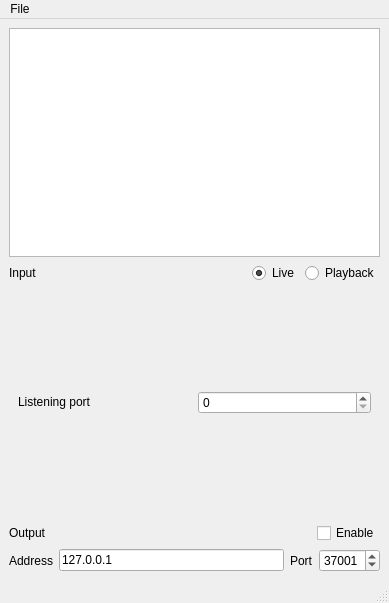
<?xml version="1.0" encoding="UTF-8"?>
<ui version="4.0">
 <class>MainWindow</class>
 <widget class="QMainWindow" name="MainWindow">
  <property name="geometry">
   <rect>
    <x>0</x>
    <y>0</y>
    <width>389</width>
    <height>603</height>
   </rect>
  </property>
  <property name="windowTitle">
   <string>OSC Console</string>
  </property>
  <widget class="QWidget" name="centralwidget">
   <layout class="QVBoxLayout" name="verticalLayout">
    <item>
     <widget class="QPlainTextEdit" name="console">
      <property name="lineWrapMode">
       <enum>QPlainTextEdit::NoWrap</enum>
      </property>
      <property name="readOnly">
       <bool>true</bool>
      </property>
      <property name="maximumBlockCount">
       <number>1000</number>
      </property>
     </widget>
    </item>
    <item>
     <layout class="QHBoxLayout" name="horizontalLayout_3">
      <item>
       <widget class="QLabel" name="inputLabel">
        <property name="text">
         <string>Input</string>
        </property>
       </widget>
      </item>
      <item>
       <spacer name="horizontalSpacer_5">
        <property name="orientation">
         <enum>Qt::Horizontal</enum>
        </property>
        <property name="sizeHint" stdset="0">
         <size>
          <width>17</width>
          <height>17</height>
         </size>
        </property>
       </spacer>
      </item>
      <item>
       <widget class="QRadioButton" name="liveRadio">
        <property name="text">
         <string>Live</string>
        </property>
        <property name="checked">
         <bool>true</bool>
        </property>
        <attribute name="buttonGroup">
         <string notr="true">liveOrPlaybackButtonGroup</string>
        </attribute>
       </widget>
      </item>
      <item>
       <widget class="QRadioButton" name="playbackRadio">
        <property name="text">
         <string>Playback</string>
        </property>
        <attribute name="buttonGroup">
         <string notr="true">liveOrPlaybackButtonGroup</string>
        </attribute>
       </widget>
      </item>
     </layout>
    </item>
    <item>
     <widget class="QStackedWidget" name="liveOrPlaybackPages">
      <property name="sizePolicy">
       <sizepolicy hsizetype="MinimumExpanding" vsizetype="Expanding">
        <horstretch>0</horstretch>
        <verstretch>0</verstretch>
       </sizepolicy>
      </property>
      <property name="currentIndex">
       <number>0</number>
      </property>
      <widget class="QWidget" name="livePage">
       <property name="sizePolicy">
        <sizepolicy hsizetype="Preferred" vsizetype="Fixed">
         <horstretch>0</horstretch>
         <verstretch>0</verstretch>
        </sizepolicy>
       </property>
       <layout class="QGridLayout" name="gridLayout_2">
        <item row="0" column="1">
         <widget class="QLabel" name="listeningPortLabel">
          <property name="sizePolicy">
           <sizepolicy hsizetype="Preferred" vsizetype="Fixed">
            <horstretch>0</horstretch>
            <verstretch>0</verstretch>
           </sizepolicy>
          </property>
          <property name="text">
           <string>Listening port</string>
          </property>
         </widget>
        </item>
        <item row="0" column="2">
         <widget class="QSpinBox" name="listeningPortInput">
          <property name="minimumSize">
           <size>
            <width>100</width>
            <height>0</height>
           </size>
          </property>
          <property name="keyboardTracking">
           <bool>false</bool>
          </property>
          <property name="maximum">
           <number>65535</number>
          </property>
         </widget>
        </item>
       </layout>
      </widget>
      <widget class="QWidget" name="playbackPage">
       <property name="sizePolicy">
        <sizepolicy hsizetype="Preferred" vsizetype="Fixed">
         <horstretch>0</horstretch>
         <verstretch>0</verstretch>
        </sizepolicy>
       </property>
       <layout class="QGridLayout" name="gridLayout">
        <item row="5" column="0">
         <widget class="QLabel" name="startTimeLabel">
          <property name="sizePolicy">
           <sizepolicy hsizetype="Preferred" vsizetype="Fixed">
            <horstretch>0</horstretch>
            <verstretch>0</verstretch>
           </sizepolicy>
          </property>
          <property name="text">
           <string>Start time</string>
          </property>
          <property name="buddy">
           <cstring>startTimeInput</cstring>
          </property>
         </widget>
        </item>
        <item row="6" column="1" colspan="2">
         <widget class="QTimeEdit" name="endTimeInput"/>
        </item>
        <item row="5" column="5">
         <spacer name="horizontalSpacer">
          <property name="orientation">
           <enum>Qt::Horizontal</enum>
          </property>
          <property name="sizeHint" stdset="0">
           <size>
            <width>45</width>
            <height>20</height>
           </size>
          </property>
         </spacer>
        </item>
        <item row="6" column="0">
         <widget class="QLabel" name="endTimeLabel">
          <property name="sizePolicy">
           <sizepolicy hsizetype="Preferred" vsizetype="Fixed">
            <horstretch>0</horstretch>
            <verstretch>0</verstretch>
           </sizepolicy>
          </property>
          <property name="text">
           <string>End time</string>
          </property>
          <property name="buddy">
           <cstring>endTimeInput</cstring>
          </property>
         </widget>
        </item>
        <item row="5" column="3" colspan="2">
         <widget class="QPushButton" name="startTimeResetButton">
          <property name="text">
           <string>Reset</string>
          </property>
         </widget>
        </item>
        <item row="6" column="3" colspan="2">
         <widget class="QPushButton" name="endTimeResetButton">
          <property name="text">
           <string>Reset</string>
          </property>
         </widget>
        </item>
        <item row="6" column="5">
         <spacer name="horizontalSpacer_2">
          <property name="orientation">
           <enum>Qt::Horizontal</enum>
          </property>
          <property name="sizeHint" stdset="0">
           <size>
            <width>45</width>
            <height>20</height>
           </size>
          </property>
         </spacer>
        </item>
        <item row="5" column="1" colspan="2">
         <widget class="QTimeEdit" name="startTimeInput"/>
        </item>
        <item row="3" column="0">
         <widget class="QLabel" name="playbackTimeLabel">
          <property name="sizePolicy">
           <sizepolicy hsizetype="Preferred" vsizetype="Fixed">
            <horstretch>0</horstretch>
            <verstretch>0</verstretch>
           </sizepolicy>
          </property>
          <property name="text">
           <string>Playback time</string>
          </property>
          <property name="buddy">
           <cstring>playbackTimeInput</cstring>
          </property>
         </widget>
        </item>
        <item row="3" column="1" colspan="2">
         <widget class="QTimeEdit" name="playbackTimeInput"/>
        </item>
        <item row="1" column="0" colspan="6">
         <widget class="QWidget" name="widget" native="true">
          <property name="sizePolicy">
           <sizepolicy hsizetype="Preferred" vsizetype="Fixed">
            <horstretch>0</horstretch>
            <verstretch>0</verstretch>
           </sizepolicy>
          </property>
          <layout class="QHBoxLayout" name="horizontalLayout">
           <property name="sizeConstraint">
            <enum>QLayout::SetDefaultConstraint</enum>
           </property>
           <item>
            <spacer name="horizontalSpacer_3">
             <property name="orientation">
              <enum>Qt::Horizontal</enum>
             </property>
             <property name="sizeHint" stdset="0">
              <size>
               <width>40</width>
               <height>20</height>
              </size>
             </property>
            </spacer>
           </item>
           <item>
            <widget class="QPushButton" name="playOrPauseButton">
             <property name="text">
              <string>Play (Space)</string>
             </property>
            </widget>
           </item>
           <item>
            <widget class="QPushButton" name="stopButton">
             <property name="text">
              <string>Stop (Esc)</string>
             </property>
            </widget>
           </item>
           <item>
            <spacer name="horizontalSpacer_4">
             <property name="orientation">
              <enum>Qt::Horizontal</enum>
             </property>
             <property name="sizeHint" stdset="0">
              <size>
               <width>40</width>
               <height>20</height>
              </size>
             </property>
            </spacer>
           </item>
          </layout>
         </widget>
        </item>
        <item row="0" column="0">
         <widget class="QLabel" name="playbackFileLabel">
          <property name="text">
           <string>Playback file</string>
          </property>
          <property name="buddy">
           <cstring>playbackFileInput</cstring>
          </property>
         </widget>
        </item>
        <item row="3" column="3" colspan="3">
         <widget class="QCheckBox" name="loopPlaybackInput">
          <property name="text">
           <string>Loop playback</string>
          </property>
         </widget>
        </item>
        <item row="0" column="1" colspan="5">
         <widget class="QWidget" name="widget" native="true">
          <property name="sizePolicy">
           <sizepolicy hsizetype="Preferred" vsizetype="Fixed">
            <horstretch>0</horstretch>
            <verstretch>0</verstretch>
           </sizepolicy>
          </property>
          <property name="acceptDrops">
           <bool>true</bool>
          </property>
          <layout class="QHBoxLayout" name="horizontalLayout_2">
           <item>
            <widget class="QLineEdit" name="playbackFileInput"/>
           </item>
           <item>
            <widget class="QToolButton" name="playbackFileOpenButton">
             <property name="text">
              <string>...</string>
             </property>
            </widget>
           </item>
          </layout>
         </widget>
        </item>
       </layout>
      </widget>
     </widget>
    </item>
    <item>
     <layout class="QHBoxLayout" name="horizontalLayout_4">
      <item>
       <widget class="QLabel" name="outputLabel">
        <property name="text">
         <string>Output</string>
        </property>
       </widget>
      </item>
      <item>
       <spacer name="horizontalSpacer_6">
        <property name="orientation">
         <enum>Qt::Horizontal</enum>
        </property>
        <property name="sizeHint" stdset="0">
         <size>
          <width>17</width>
          <height>17</height>
         </size>
        </property>
       </spacer>
      </item>
      <item>
       <widget class="QCheckBox" name="enableOutputInput">
        <property name="text">
         <string>Enable</string>
        </property>
       </widget>
      </item>
     </layout>
    </item>
    <item>
     <layout class="QHBoxLayout" name="outputDestinationHBox">
      <item>
       <widget class="QLabel" name="outputAddressLabel">
        <property name="text">
         <string>Address</string>
        </property>
        <property name="buddy">
         <cstring>outputAddressInput</cstring>
        </property>
       </widget>
      </item>
      <item>
       <widget class="QLineEdit" name="outputAddressInput">
        <property name="minimumSize">
         <size>
          <width>75</width>
          <height>0</height>
         </size>
        </property>
        <property name="text">
         <string>127.0.0.1</string>
        </property>
       </widget>
      </item>
      <item>
       <widget class="QLabel" name="outputPortLabel">
        <property name="text">
         <string>Port</string>
        </property>
        <property name="buddy">
         <cstring>outputPortInput</cstring>
        </property>
       </widget>
      </item>
      <item>
       <widget class="QSpinBox" name="outputPortInput">
        <property name="keyboardTracking">
         <bool>false</bool>
        </property>
        <property name="maximum">
         <number>65535</number>
        </property>
        <property name="value">
         <number>37001</number>
        </property>
       </widget>
      </item>
     </layout>
    </item>
   </layout>
  </widget>
  <widget class="QMenuBar" name="menubar">
   <property name="geometry">
    <rect>
     <x>0</x>
     <y>0</y>
     <width>389</width>
     <height>22</height>
    </rect>
   </property>
   <widget class="QMenu" name="menuFile">
    <property name="title">
     <string>File</string>
    </property>
    <addaction name="actionSaveLog"/>
    <addaction name="separator"/>
    <addaction name="actionQuit"/>
   </widget>
   <addaction name="menuFile"/>
  </widget>
  <widget class="QStatusBar" name="statusbar"/>
  <action name="actionSaveLog">
   <property name="text">
    <string>Save log</string>
   </property>
  </action>
  <action name="actionQuit">
   <property name="text">
    <string>Quit</string>
   </property>
  </action>
 </widget>
 <resources/>
 <connections/>
 <buttongroups>
  <buttongroup name="liveOrPlaybackButtonGroup"/>
 </buttongroups>
</ui>
